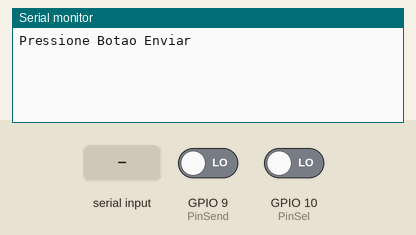
The sketch below on a simulated ESP32-S3. Shown: the last lines printed to the serial monitor. Inputs (shaded band) come from the test bench; at power-on: GPIO 9 (PinSend) LOW, GPIO 10 (PinSel) LOW.

Above: at 1.8 s.
1.9 s: GPIO 9 (PinSend) driven HIGH
At 3.2 s:
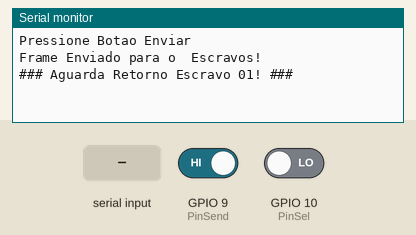
3.5 s: GPIO 10 (PinSel) driven HIGH
At 5.4 s:
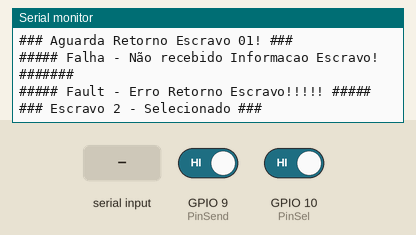
6.5 s: "0" received over the second serial link
At 8.8 s:
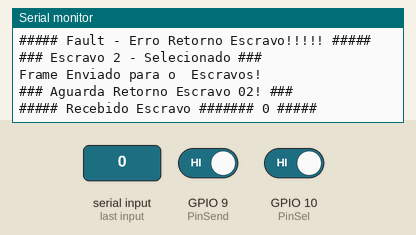

The sketch:

Mestre.ino
```cpp
#include <HardwareSerial.h>

HardwareSerial Escravo1(1);
HardwareSerial Escravo2(2);

int PinSend = 9;
int PinSel = 10;

char Flag = '0';
char LigaLed = '0';
String readString = " ";
int temp = 0;
int EscravoRetain = 0;
int SlaveSel1 = 0;

struct HDLCFrame {
  char flag[8];
  char address[8];
  char control[16];
  char information[10];
  char fcs[32];
};

HDLCFrame frame;

void CreateFrame (char Flag, int Escravo, char LigaLed) {

  for (int i = 0; i < 8; i++) {
    frame.flag[i] = '0';
  }

  frame.flag[3] = Flag;

  for (int i = 0; i < 8; i++) {
    frame.address[i] = '0';
  }

  if(Escravo == 0){
    frame.address[0] = '1';
    frame.address[1] = '0';
  }
  else{
    frame.address[0] = '0';
    frame.address[1] = '1';
  }

  for (int i = 0; i < 16; i++) {
    frame.control[i] = '0';
  }

  for (int i = 0; i < 10; i++) {
    frame.information[i] = '0';  // Preenchendo com '0'
  }
  frame.information[9] = LigaLed;

  for (int i = 0; i < 32; i++) {
    frame.fcs[i] = '0';
  }
  frame.fcs[32] = '\0';  // Adicionando o caractere nulo no final

  Escravo1.write(frame.flag);
  Escravo1.println();

  Escravo2.write(frame.flag);
  Escravo2.println();
}

int SlaveSel()
{
  int Escravo = digitalRead(PinSel);

  if(Escravo == 1 & EscravoRetain == 0){
    Serial.println("### Escravo 2 - Selecionado ###");
    EscravoRetain = 1;
  }else{
    if(Escravo == 1){
      Serial.println("### Escravo 1 - Selecionado ###");
      EscravoRetain = 0;
    }
  }
  delay(500);

  return EscravoRetain;
}

void setup() {
  Serial.begin(115200);
  Escravo1.begin(115200, SERIAL_8N1, 16, 17); // RX, TX
  Escravo2.begin(115200, SERIAL_8N1, 18, 19); // RX, TX
  pinMode(PinSel, INPUT);
  pinMode(PinSend, INPUT);
}

void loop() {

  SlaveSel1 = SlaveSel();

  if(digitalRead(PinSend) == 1){

    Flag = '1';
    LigaLed = '1';
    Serial.print("Frame Enviado para o  Escravos!");
    Serial.println();
    CreateFrame(Flag,SlaveSel1,LigaLed);


    if(SlaveSel1 == 0){

      Serial.print("### Aguarda Retorno Escravo 01! ###");
      delay(2000);

      while (Escravo1.available()){
        delay(1);
        if(Escravo1.available()>0){
          readString = Escravo1.readString();
        }
      }

    }

    else{

      Serial.print("### Aguarda Retorno Escravo 02! ###");
      delay(2000);

      while (Escravo2.available()){
        delay(1);
        if(Escravo2.available()>0){
          readString = Escravo2.readString();
        }
      }
    }

    if(readString != " "){
      Serial.println();
      Serial.print("##### Recebido Escravo ####### ");
      Serial.print(readString);
      Serial.print(" #####");
    }
    else{
      Serial.println();
      Serial.print("##### Falha - Não recebido Informacao Escravo! ####### ");
    }

    LigaLed = '0';
    CreateFrame(Flag,SlaveSel1,LigaLed);
    delay(1000);

    if(readString[62] == '0'){
      Serial.println();
      Serial.print("##### Comunicacao OK - Fim Comunicacao #####");
      Serial.println();

    }else{
      Serial.println();
      Serial.print("##### Fault - Erro Retorno Escravo!!!!! #####");
      Serial.println();

    }
    temp = 0;
    readString = " ";

  }else{
    if(digitalRead(PinSend) == 0 & temp == 0){
      Serial.println("Pressione Botao Enviar");
      temp = 1;
      Flag = '0';
      LigaLed = '0';
      readString = " ";
    }
  }
}
```

Measured:
- after the input at 1.9 s, the serial monitor: prints a new line after 0.10 s (image 1)
- after the input at 3.5 s, the serial monitor: prints a new line after 1.5 s (image 2)
- after the input at 6.5 s, the serial monitor: prints a new line after 2.0 s (image 3)
